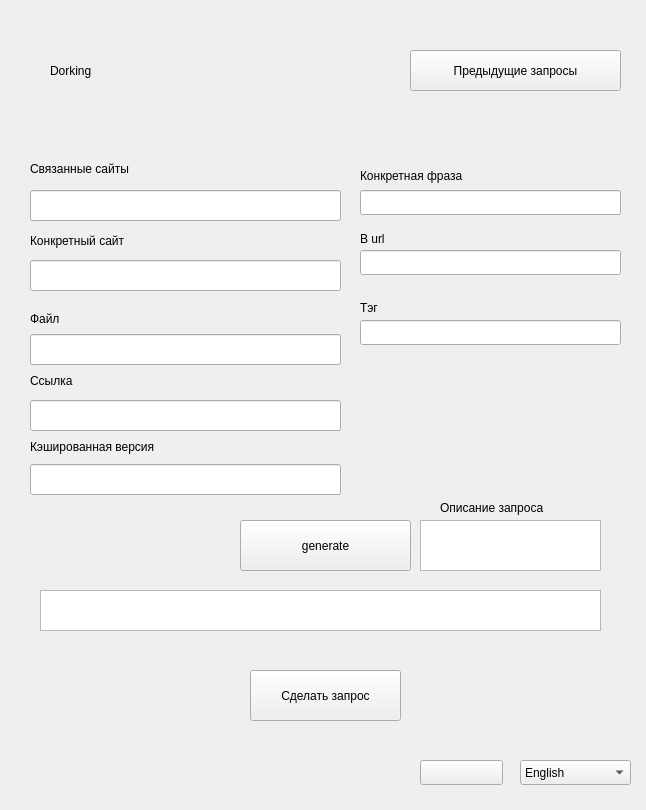
<?xml version="1.0" encoding="UTF-8"?>
<ui version="4.0">
 <class>DorkingRequestGenerator</class>
 <widget class="QWidget" name="DorkingRequestGenerator">
  <property name="geometry">
   <rect>
    <x>0</x>
    <y>0</y>
    <width>646</width>
    <height>810</height>
   </rect>
  </property>
  <property name="windowTitle">
   <string>Form</string>
  </property>
  <widget class="QLineEdit" name="site_line">
   <property name="geometry">
    <rect>
     <x>30</x>
     <y>260</y>
     <width>311</width>
     <height>31</height>
    </rect>
   </property>
  </widget>
  <widget class="QLineEdit" name="link_line">
   <property name="geometry">
    <rect>
     <x>30</x>
     <y>400</y>
     <width>311</width>
     <height>31</height>
    </rect>
   </property>
  </widget>
  <widget class="QLineEdit" name="inurl_line">
   <property name="geometry">
    <rect>
     <x>360</x>
     <y>250</y>
     <width>261</width>
     <height>25</height>
    </rect>
   </property>
  </widget>
  <widget class="QLineEdit" name="cache_line">
   <property name="geometry">
    <rect>
     <x>30</x>
     <y>464</y>
     <width>311</width>
     <height>31</height>
    </rect>
   </property>
  </widget>
  <widget class="QLineEdit" name="related_line">
   <property name="geometry">
    <rect>
     <x>30</x>
     <y>190</y>
     <width>311</width>
     <height>31</height>
    </rect>
   </property>
  </widget>
  <widget class="QLineEdit" name="filetype_line">
   <property name="geometry">
    <rect>
     <x>30</x>
     <y>334</y>
     <width>311</width>
     <height>31</height>
    </rect>
   </property>
  </widget>
  <widget class="QLineEdit" name="phrase_line">
   <property name="geometry">
    <rect>
     <x>360</x>
     <y>190</y>
     <width>261</width>
     <height>25</height>
    </rect>
   </property>
  </widget>
  <widget class="QLineEdit" name="tag_line">
   <property name="geometry">
    <rect>
     <x>360</x>
     <y>320</y>
     <width>261</width>
     <height>25</height>
    </rect>
   </property>
  </widget>
  <widget class="QTextEdit" name="request_output">
   <property name="geometry">
    <rect>
     <x>40</x>
     <y>590</y>
     <width>561</width>
     <height>41</height>
    </rect>
   </property>
  </widget>
  <widget class="QPushButton" name="generate">
   <property name="geometry">
    <rect>
     <x>240</x>
     <y>520</y>
     <width>171</width>
     <height>51</height>
    </rect>
   </property>
   <property name="text">
    <string>generate</string>
   </property>
  </widget>
  <widget class="QLabel" name="label_tag">
   <property name="geometry">
    <rect>
     <x>360</x>
     <y>300</y>
     <width>151</width>
     <height>16</height>
    </rect>
   </property>
   <property name="text">
    <string>Тэг</string>
   </property>
  </widget>
  <widget class="QLabel" name="label_phrase">
   <property name="geometry">
    <rect>
     <x>360</x>
     <y>160</y>
     <width>151</width>
     <height>31</height>
    </rect>
   </property>
   <property name="text">
    <string>Конкретная фраза</string>
   </property>
  </widget>
  <widget class="QLabel" name="label_site">
   <property name="geometry">
    <rect>
     <x>30</x>
     <y>230</y>
     <width>131</width>
     <height>21</height>
    </rect>
   </property>
   <property name="text">
    <string>Конкретный сайт</string>
   </property>
  </widget>
  <widget class="QLabel" name="label_link">
   <property name="geometry">
    <rect>
     <x>30</x>
     <y>370</y>
     <width>131</width>
     <height>21</height>
    </rect>
   </property>
   <property name="text">
    <string>Ссылка</string>
   </property>
  </widget>
  <widget class="QLabel" name="label_cache">
   <property name="geometry">
    <rect>
     <x>30</x>
     <y>436</y>
     <width>171</width>
     <height>21</height>
    </rect>
   </property>
   <property name="text">
    <string>Кэшированная версия</string>
   </property>
  </widget>
  <widget class="QLabel" name="label_inurl">
   <property name="geometry">
    <rect>
     <x>360</x>
     <y>230</y>
     <width>131</width>
     <height>17</height>
    </rect>
   </property>
   <property name="text">
    <string>В url</string>
   </property>
  </widget>
  <widget class="QLabel" name="label_related">
   <property name="geometry">
    <rect>
     <x>30</x>
     <y>160</y>
     <width>131</width>
     <height>17</height>
    </rect>
   </property>
   <property name="text">
    <string>Связанные сайты</string>
   </property>
  </widget>
  <widget class="QLabel" name="label_filetype">
   <property name="geometry">
    <rect>
     <x>30</x>
     <y>310</y>
     <width>131</width>
     <height>17</height>
    </rect>
   </property>
   <property name="text">
    <string>Файл</string>
   </property>
  </widget>
  <widget class="QPushButton" name="theme">
   <property name="geometry">
    <rect>
     <x>420</x>
     <y>760</y>
     <width>83</width>
     <height>25</height>
    </rect>
   </property>
   <property name="text">
    <string/>
   </property>
  </widget>
  <widget class="QComboBox" name="language">
   <property name="geometry">
    <rect>
     <x>520</x>
     <y>760</y>
     <width>111</width>
     <height>25</height>
    </rect>
   </property>
   <item>
    <property name="text">
     <string>English</string>
    </property>
   </item>
   <item>
    <property name="text">
     <string>Русский</string>
    </property>
   </item>
  </widget>
  <widget class="QLabel" name="label">
   <property name="geometry">
    <rect>
     <x>50</x>
     <y>20</y>
     <width>391</width>
     <height>101</height>
    </rect>
   </property>
   <property name="text">
    <string>Dorking</string>
   </property>
  </widget>
  <widget class="QPushButton" name="request">
   <property name="geometry">
    <rect>
     <x>250</x>
     <y>670</y>
     <width>151</width>
     <height>51</height>
    </rect>
   </property>
   <property name="text">
    <string>Сделать запрос</string>
   </property>
  </widget>
  <widget class="QTextEdit" name="request_description">
   <property name="geometry">
    <rect>
     <x>420</x>
     <y>520</y>
     <width>181</width>
     <height>51</height>
    </rect>
   </property>
  </widget>
  <widget class="QLabel" name="label_description">
   <property name="geometry">
    <rect>
     <x>440</x>
     <y>500</y>
     <width>131</width>
     <height>16</height>
    </rect>
   </property>
   <property name="text">
    <string>Описание запроса</string>
   </property>
  </widget>
  <widget class="QPushButton" name="resent_requests">
   <property name="geometry">
    <rect>
     <x>410</x>
     <y>50</y>
     <width>211</width>
     <height>41</height>
    </rect>
   </property>
   <property name="text">
    <string>Предыдущие запросы</string>
   </property>
  </widget>
 </widget>
 <resources/>
 <connections/>
</ui>
